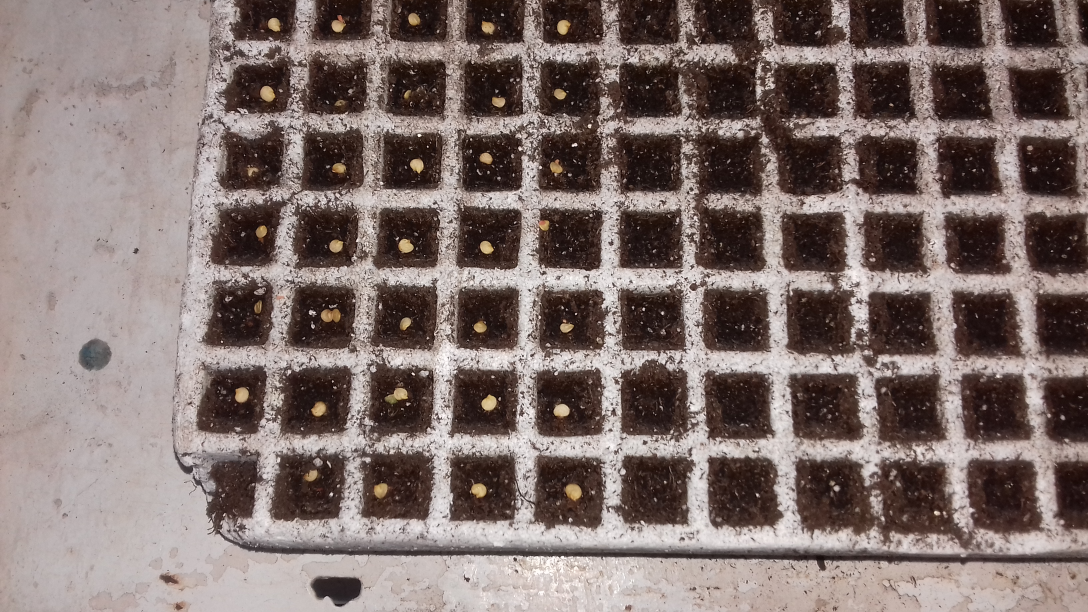
#> input picture seed1.jpg, 3264 x 1836 px (shown at 1/3 size)
$ python colores.py --image seed1.jpg
#> lines starting #> are read from the running program, lines starting #| are printed output that depends on the picture; after the words box and inside, x2 and y2 are one past the last pixel; in counts of white or black regions, pixels touching at a corner belong together
# import the necessary packages
import numpy as np
import argparse
import cv2
# construct the argument parse and parse the arguments
ap = argparse.ArgumentParser()
ap.add_argument("-i", "--image", help = "path to the image")
args = vars(ap.parse_args())

# load the image
image = cv2.imread(args["image"])
#> image is the input picture: shape (1836, 3264, 3); mean B, G, R 108.2, 111.9, 127.2
image = cv2.resize(image, (0,0), fx=0.3, fy=0.3)
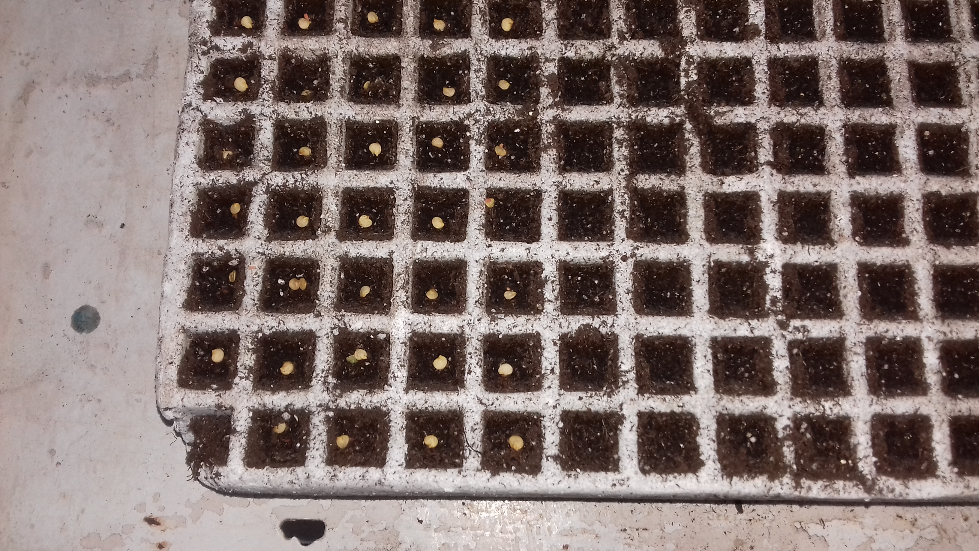
#> image: shape (551, 979, 3); mean B, G, R 108.2, 111.9, 127.2
cv2.imshow('holi', image)
# define the list of boundaries
boundaries = [
    ([17, 15, 10], [90, 96, 200]),
]
# loop over the boundaries
for (lower, upper) in boundaries:
    # create NumPy arrays from the boundaries
    lower = np.array(lower, dtype = "uint8")
    upper = np.array(upper, dtype = "uint8")

    # find the colors within the specified boundaries and apply
    # the mask
    mask = cv2.inRange(image, lower, upper)
    output = cv2.bitwise_and(image, image, mask = mask)

    # show the images
    cv2.imshow("images", np.hstack([image, output]))
    cv2.waitKey(0)
#> this loop made 1 pass
#> pass 1, `mask = cv2.inRange(image, lower, upper)`:
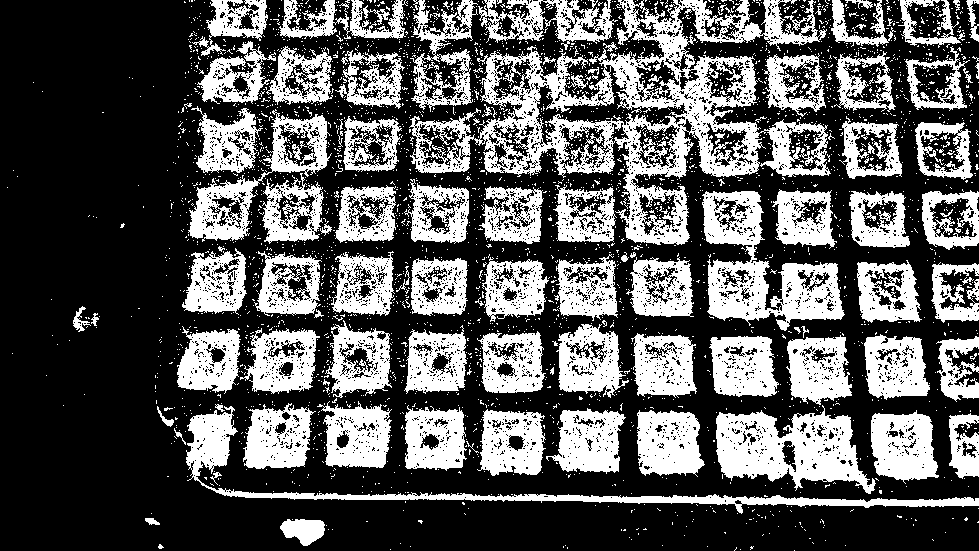
#> mask: shape (551, 979); 35.6% white; 3146 white regions (3030 under 20 px), largest, box (x1, y1, x2, y2) and area: (409, 0, 831, 245) 28462, (702, 191, 845, 331) 8399, (716, 405, 876, 494) 7822
#> pass 1, `output = cv2.bitwise_and(image, image, mask = mask)`:
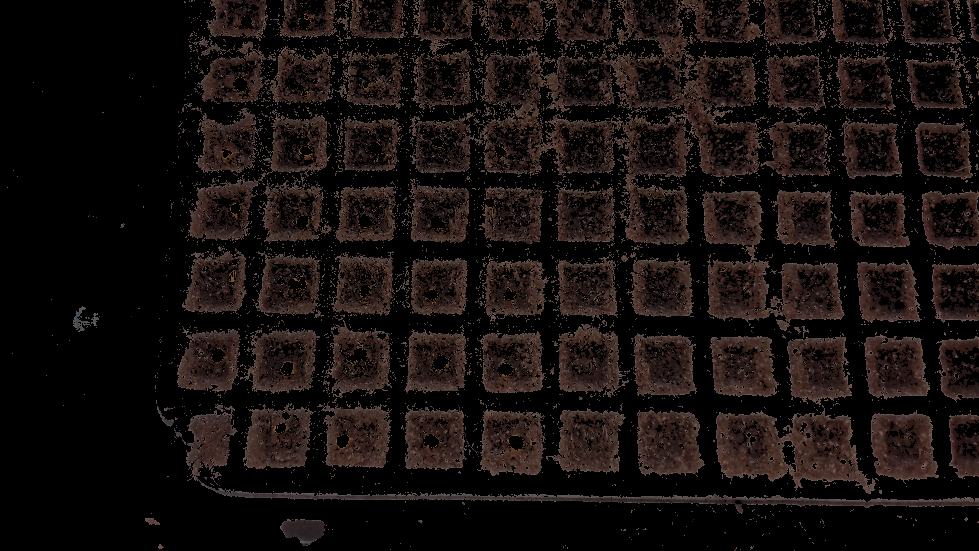
#> output: shape (551, 979, 3); mean B, G, R 14.4, 16, 22.5
#> pass 1, `cv2.imshow("images", np.hstack([image, output]))`:
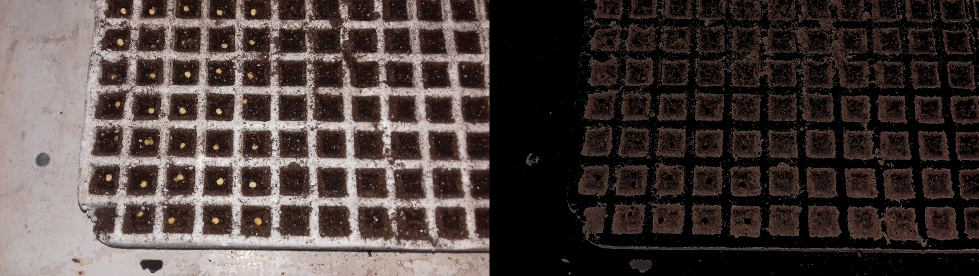
#> window 'images': shape (551, 1958, 3) (shown at 1/2 size); mean B, G, R 61.3, 64, 74.8

$ run again, on seed3.jpg
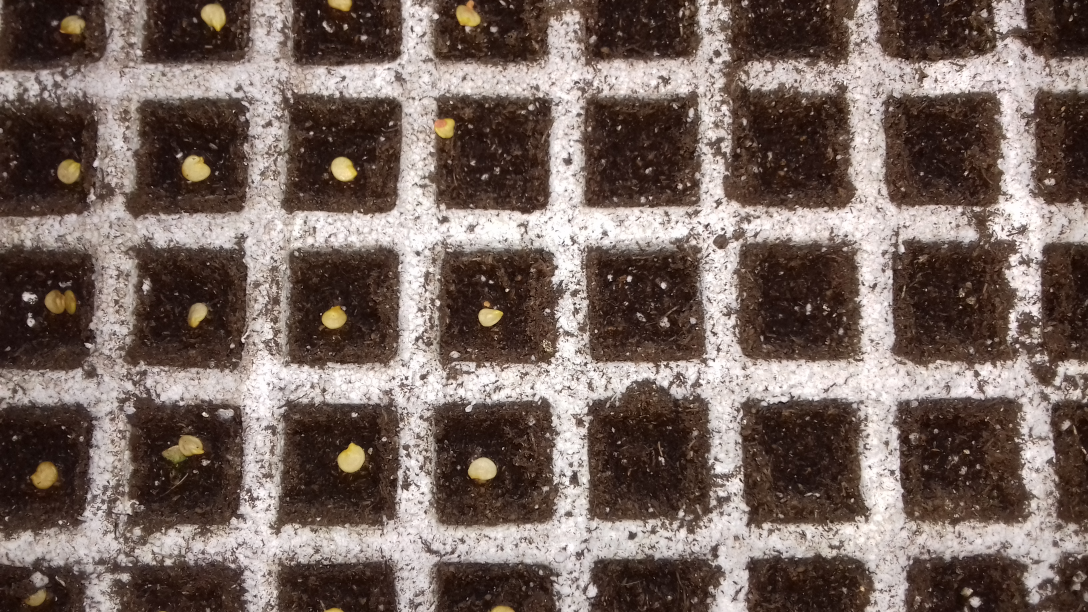
#> input picture seed3.jpg, 3264 x 1836 px (shown at 1/3 size)
#> image is the input picture: shape (1836, 3264, 3); mean B, G, R 94.4, 101.5, 118.1
#> image: shape (551, 979, 3)
#> the loop `for (lower, upper) in boundaries:` made 1 pass
#> pass 1, `mask = cv2.inRange(image, lower, upper)`:
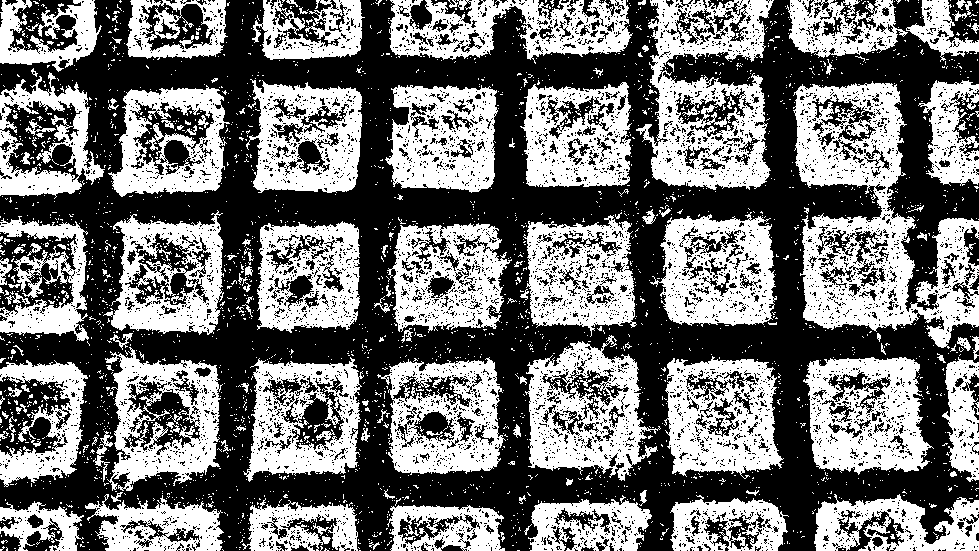
#> mask: shape (551, 979); 45.4% white; 2824 white regions (2681 under 20 px), largest, box (x1, y1, x2, y2) and area: (793, 81, 979, 349) 21385, (636, 0, 774, 190) 13476, (803, 357, 934, 475) 9803
#> pass 1, `cv2.imshow("images", np.hstack([image, output]))`:
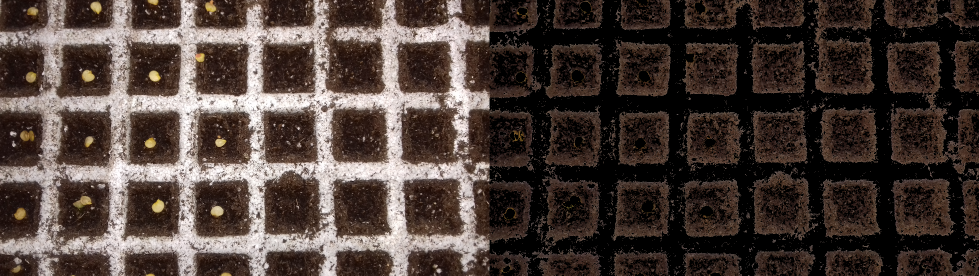
#> window 'images': shape (551, 1958, 3) (shown at 1/2 size); mean B, G, R 56.4, 61.9, 74.6

$ run again, on seed4.jpg
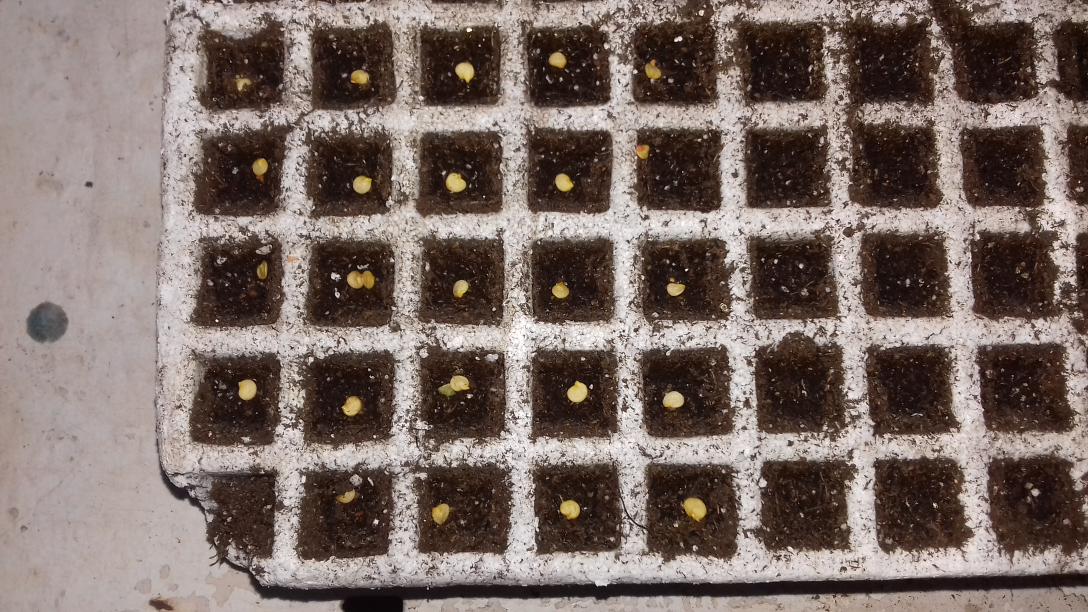
#> input picture seed4.jpg, 3264 x 1836 px (shown at 1/3 size)
#> image is the input picture: shape (1836, 3264, 3); mean B, G, R 101.4, 107.6, 122.6
#> image: shape (551, 979, 3)
#> the loop `for (lower, upper) in boundaries:` made 1 pass
#> pass 1, `mask = cv2.inRange(image, lower, upper)`:
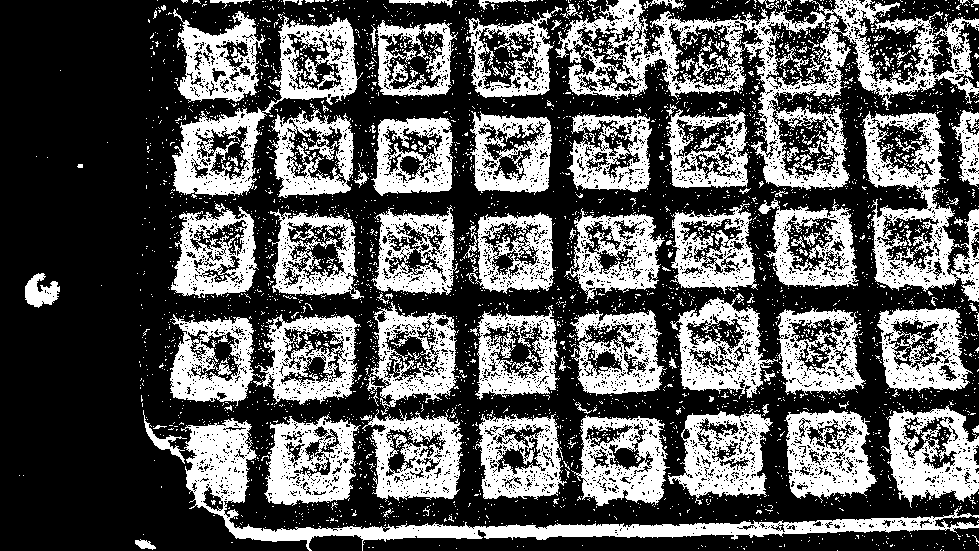
#> mask: shape (551, 979); 35.9% white; 3814 white regions (3678 under 20 px), largest, box (x1, y1, x2, y2) and area: (555, 0, 979, 190) 19506, (181, 418, 979, 551) 12932, (862, 111, 979, 302) 8504
#> pass 1, `cv2.imshow("images", np.hstack([image, output]))`:
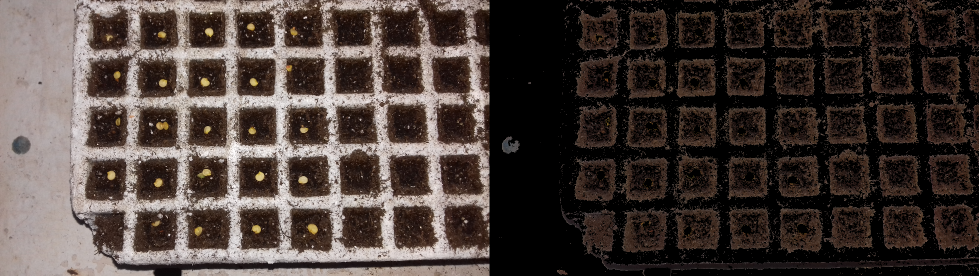
#> window 'images': shape (551, 1958, 3) (shown at 1/2 size); mean B, G, R 57.6, 62.1, 72.8

$ run again, on seed5.jpg
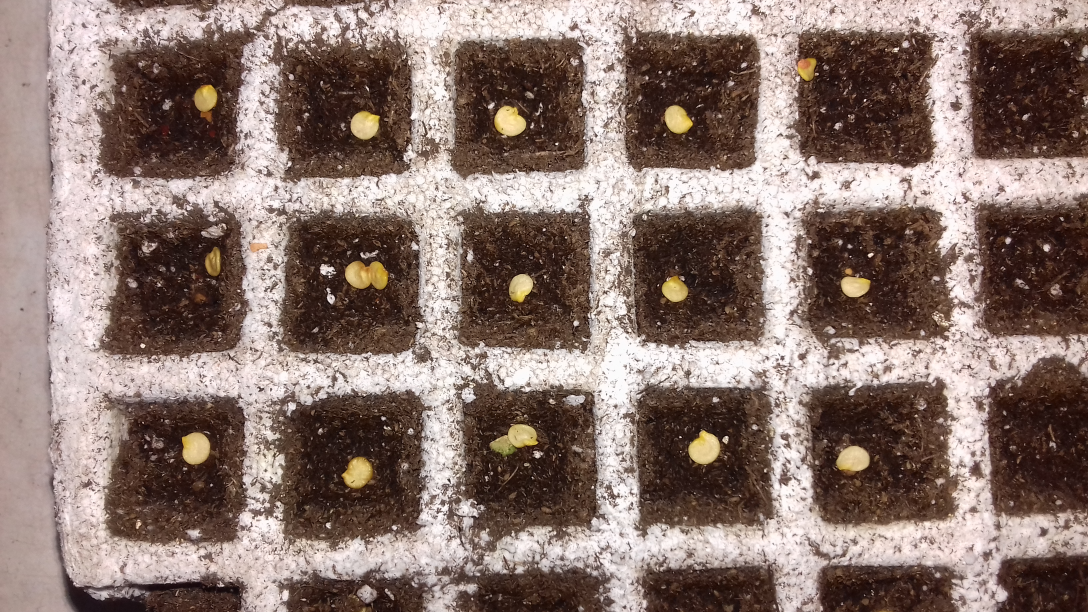
#> input picture seed5.jpg, 3264 x 1836 px (shown at 1/3 size)
#> image is the input picture: shape (1836, 3264, 3); mean B, G, R 110.4, 118.1, 138.3
#> image: shape (551, 979, 3)
#> the loop `for (lower, upper) in boundaries:` made 1 pass
#> pass 1, `mask = cv2.inRange(image, lower, upper)`:
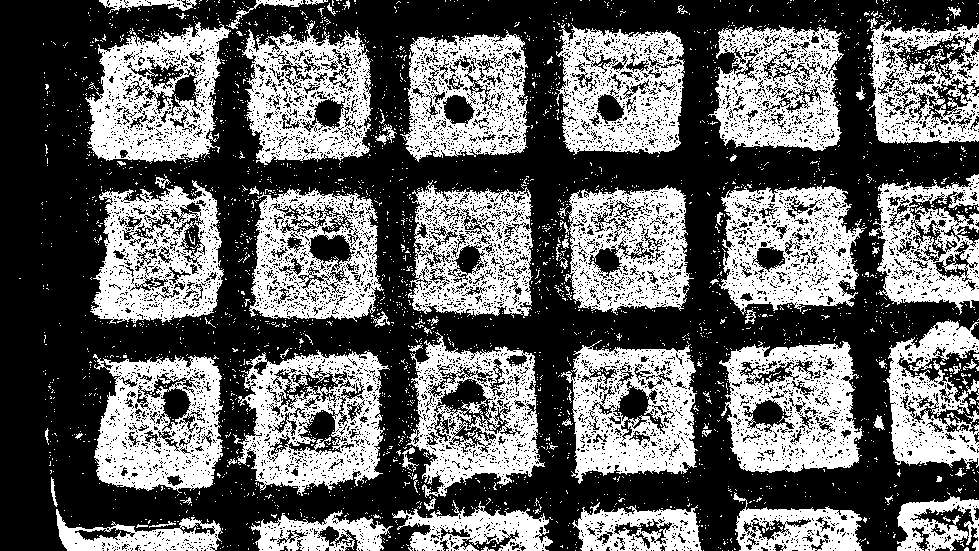
#> mask: shape (551, 979); 40.2% white; 2937 white regions (2851 under 20 px), largest, box (x1, y1, x2, y2) and area: (719, 341, 863, 473) 11825, (233, 350, 390, 496) 11810, (93, 354, 223, 493) 11432
#> pass 1, `cv2.imshow("images", np.hstack([image, output]))`:
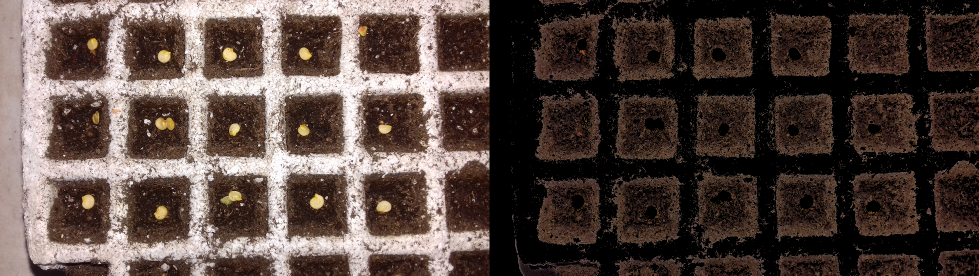
#> window 'images': shape (551, 1958, 3) (shown at 1/2 size); mean B, G, R 63.7, 69.5, 84.4
